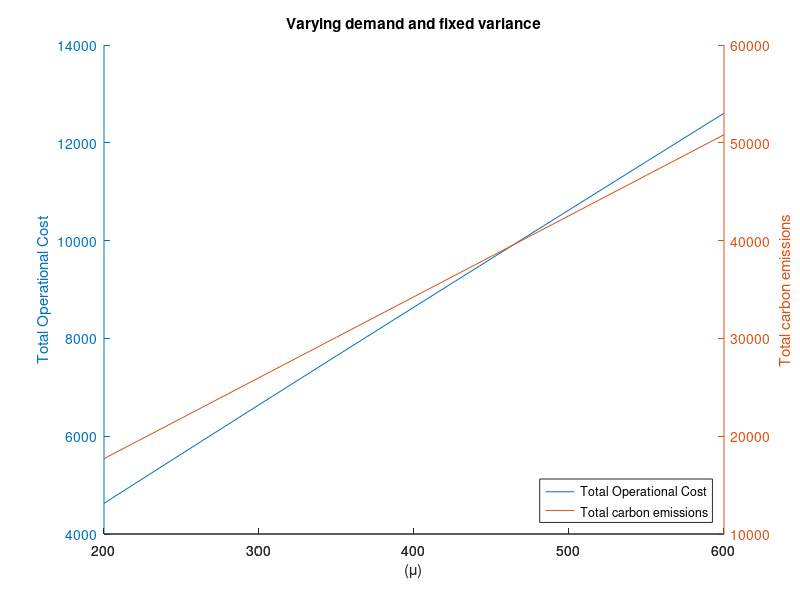
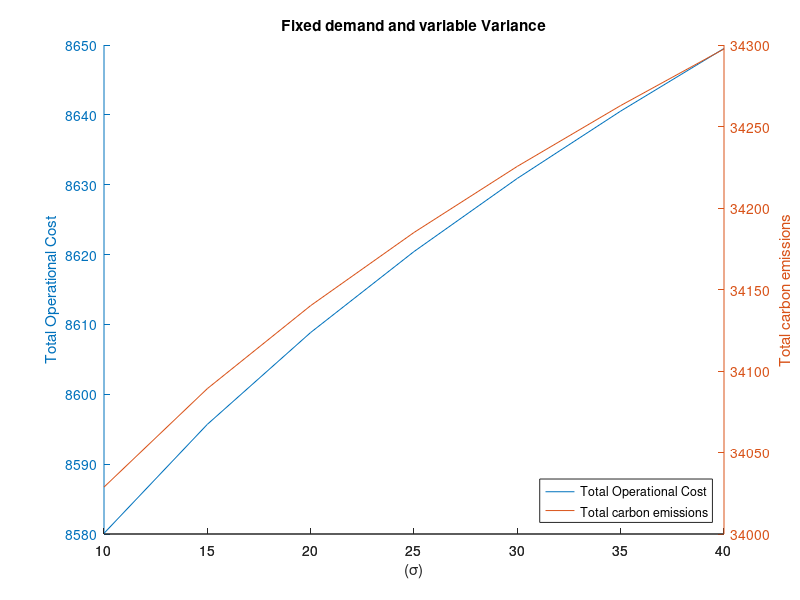
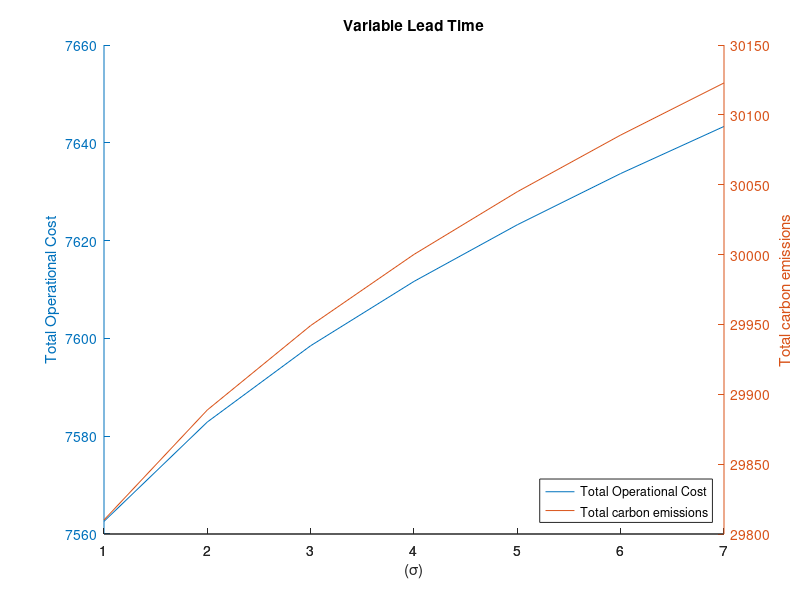
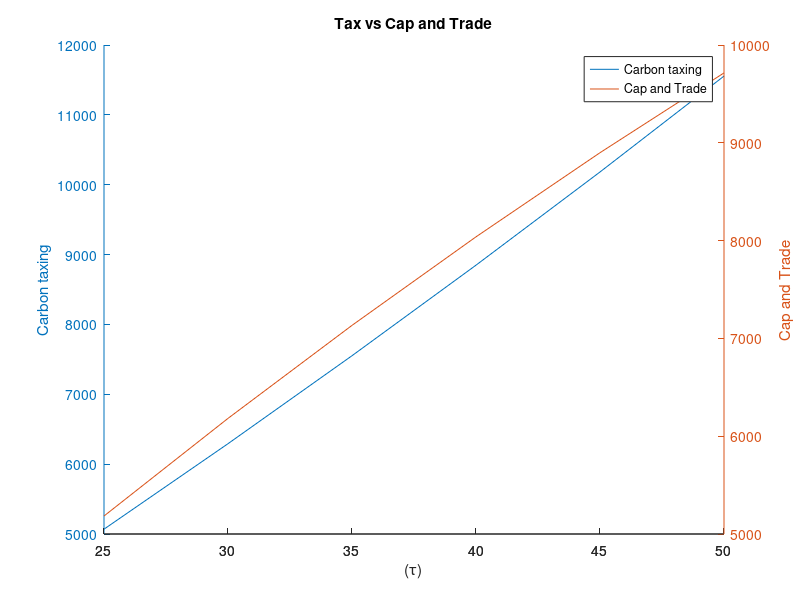

These charts were generated, in order, by the following MATLAB code:

%*************************************************************************

cons = [0,0,0,0,0,0,0,0,0,0,0,0,0,0];



fb=[20,40,50];                                %Fixed cost of the plant
HCbi = [0.3 0.5 0;0 0.4 0.3];                 %Unit Inventory holding cost
OCbi = [25 30 0;0 35 20];                     %Ordering cost
HCcp = [0.3 0 0.4 0;0 0.2 0 0;0 0 0.3 0.5];   %Unit Inventory holding cost
Cbpt = [2,3,4];                               %Cost of regular time production
Ccpbt = [3,6,7.5];                            %Cost of over-time production
TCbai = [0.2 0.1 0;0 0.3 0.3];                %Transportation cost from supplier to plant
TCcbp = [0.1 0 0.3 0;0 0.2 0 0;0 0 0.2 0.1];  %Transportation cost from supplier to plant

Z = 1;                                        %Decision variables
Y = 1;
X = 1;

LT = 7;                                     %Lead time is 1 week
EMF = [30,40,50];                           %Fixed emission due to manufacturing
EMV = [3,4,5];                              %Variable emission due to manufacturing
EOFia = [40 35 0;0 50 45];                  %Fixed emission due to transportation(from supplier to plant)
EOVia = [2.5 3 0;0 4 3.5];                  %Variable emission due to transportation(from supplier to plant)
EOFpb = [20 0 30 0;0 40 0 0;0 0 45 50];     %Fixed emission due to transportation(from plant to warehouse)
EOVpb = [1.5 0 1 0;0 2 0 0;0 0 3 2.5];      %Variable emission due to transportation(from plant to warehouse)
EIpb = [1.5 1.2 0;0 1.3 1.4];               %Emission due to inventory at plants
EIpc = [1.3 0 1.4 0;0 1.2 0 0;0 0 1.3 1.5]; %Emission due to inventory at warehouse


Zalpha=1.95;
%Zbai=[1,1,0;0,1,1];
result_operational_emission=[0,0,0,0,0,0,0,0,0];
result_carbon_emission=[0,0,0,0,0,0,0,0,0];
result_operational_emission1=[0,0,0,0,0,0,0,];
result_carbon_emission1=[0,0,0,0,0,0,0,];


k=1;                                        %Loop variable
sigma = 35;                                 %Constant variance
Dbi=[];                                     %Demand of the plant from supplier
V = [0,0,0];
b = [2,1,2,1]; 
V(1) = sigma*Y*b(1)*b(1);                   %Calculation of variance from constraint 18
V(2) = sigma*Y*(b(2)*b(2)+b(3)*b(3));
V(3) = sigma*Y*b(4)*b(4);

fprintf('TABLE 1\nMean demand changes from 200 to 600 with constant variance of 35\n');
fprintf('Z1\t\t\t\tZ2\n');
%Mean demand changes from 200 to 600 with constant variance of 35
for M=200:50:600
 
    
    Dbi(1) = M*1*b(1);                          %Calculation of demand by plants from supplier using constraint 17
    Dbi(2) = M*1*b(2)+M*1*b(3);
    Dbi(3) = M*1*b(4);

  QRcbpt = M;
  if(QRcbpt>550)
      ORcbpt = 550;
      QOcbpt = M-QRcbpt;
  else
      QOcbpt = 0;
      QRcbpt = M;
  end
  
  d1 = fb(1)*X + sqrt(2*HCbi(1,1)*OCbi(1,1))*sqrt(Dbi(1))+HCbi(1,1)*Zalpha*sqrt(LT)*sqrt(V(1)) + M*HCcp(1,1)+ QRcbpt*Cbpt(1)+QOcbpt*Ccpbt(1)+ TCbai(1,1)*Dbi*Z + TCcbp(1,1)*M*Y;

  d2 = fb(2)*X + sqrt(2*HCbi(1,2)*OCbi(1,2))*sqrt(Dbi(2))+ sqrt(2*HCbi(2,2)*OCbi(2,2))*sqrt(Dbi(2))+HCbi(1,2)*Zalpha*sqrt(LT)*sqrt(V(2)) +HCbi(2,2)*Zalpha*sqrt(LT)*sqrt(V(2))+ M*HCcp(2,2)+ QRcbpt*Cbpt(2)+QOcbpt*Ccpbt(2)+ TCbai(1,2)*Dbi*Z +TCbai(2,2)*Dbi*Z+ TCcbp(2,2)*M*Y ;
 
  d3 = fb(1)*X +fb(3)*X + sqrt(2*HCbi(1,1)*OCbi(1,1))*sqrt(Dbi(1))+sqrt(2*HCbi(2,3)*OCbi(2,3))*sqrt(Dbi(3))+HCbi(1,1)*Zalpha*sqrt(LT)*sqrt(V(1)+V(3)) +HCbi(2,3)*Zalpha*sqrt(LT)*sqrt(V(1)+V(3)) + M*HCcp(1,3)+M*HCcp(3,3)+ QRcbpt*Cbpt(1)+QOcbpt*Ccpbt(1)+QRcbpt*Cbpt(3)+QOcbpt*Ccpbt(3)+ TCbai(1,1)*Dbi*Z + TCbai(2,3)*Dbi*Z+ TCcbp(1,3)*M*Y+ TCcbp(3,3)*M*Y;

  d4 = fb(3)*X + sqrt(2*HCbi(2,3)*OCbi(2,3))*sqrt(Dbi(3))+HCbi(2,3)*Zalpha*sqrt(LT)*sqrt(V(3)) + M*HCcp(3,4)+ QRcbpt*Cbpt(3)+QOcbpt*Ccpbt(3)+ TCbai(2,3)*Dbi*Z + TCcbp(3,4)*M*Y;
 
  y1 = d1+d2+d3+d4; 
  
  
  d1_2 = EMF(1)*X + EMV(1)*(QRcbpt+QOcbpt)+EOFpb(1,1)*Y + EOVpb(1,1)*M+ EOFia(1,1)*Z + EOVia(1,1)*Dbi(1)+EIpc(1,1)*M+EIpb(1,1)*Zalpha*sqrt(LT)*sqrt(V(1));      

  d2_2 = EMF(2)*X + EMV(2)*(QRcbpt+QOcbpt)+EOFpb(2,2)*Y + EOVpb(2,2)*M+ (EOFia(1,2)+EOFia(2,2))*Z + EOVia(1,2)*Dbi(2)+EOVia(2,2)*Dbi(2)+EIpc(2,2)*M + (EIpb(1,2)+EIpb(2,2))*Zalpha*sqrt(LT)*sqrt(V(2));

  d3_2 = EMF(1)*X+EMF(3)*X + (EMV(1)+EMV(3))*(QRcbpt+QOcbpt)+(EOFpb(1,3)+EOFpb(3,3))*Y + (EOVpb(1,3)+EOVpb(3,3))*M+ (EOFia(1,1)+EOFia(2,3))*Z + (EOVia(1,1)+EOVia(2,3))*Dbi(1)+(EOVia(1,1)+EOVia(2,3))*Dbi(3)+EIpc(1,1)*M+ (EIpb(1,1)+EIpb(2,3))*Zalpha*sqrt(LT)*sqrt(V(1)+V(3)); 

  d4_2 = EMF(3)*X + EMV(3)*(QRcbpt+QOcbpt)+EOFpb(3,4)*Y + EOVpb(3,4)*M+ EOFia(2,3)*Z + EOVia(2,3)*Dbi(3)+EIpc(3,4)*M+EIpb(2,3)*Zalpha*sqrt(LT)*sqrt(V(3));   
  
  y2 = d1_2+d2_2+d3_2+d4_2;
  
  result_operational_emission(k) = min(y1);
  result_carbon_emission(k) = min(y2);
  k=k+1;
  fprintf('%.2f\t\t\t%.2f',min(y1),min(y2));
  fprintf('\n');
end

%-----------Plotting of graph--------------------
Mu = [200 250 300 350 400 450 500 550 600];
figure
hold on
%plot3(Mu,result_operational_emission,result_carbon_emission)
[haX,Line1,Line2] = plotyy(Mu,result_operational_emission,Mu,result_carbon_emission);
title('Varying demand and fixed variance');
xlabel('(\mu)');
ylabel(haX(2),'Total carbon emissions')       % right y-axis
ylabel(haX(1),'Total Operational Cost')       % left y-axis 
legend('Total Operational Cost','Total carbon emissions','Location','southeast');
hold off
%------------------------------------------------


l=1;                                          %Loop variable
M=400;                                        %Constant demand
QRcbpt = M;                                   %Initializing quantity in regular time
QOcbpt = 0;                                   %Initializing quantity in over time
Dbi(1) = M*1*b(1);                            %Calculation of demand by plants from supplier using constraint 17
Dbi(2) = M*1*b(2)+M*1*b(3);
Dbi(3) = M*1*b(4);
fprintf('\n\n');
fprintf('TABLE 2\nMean demand is constant at 400 and variance varies from 10 to 40\n');
fprintf('Z1\t\t\t\tZ2\n');
%Mean demand is constant at 400 and variance varies from 10 to 40
for sigma=10:5:40
    
    V = [0,0,0];
    V(1) = sigma*Y*b(1)*b(1);
    V(2) = sigma*Y*(b(2)*b(2)+b(3)*b(3));
    V(3) = sigma*Y*b(4)*b(4);
    
    
    
  d1 = fb(1)*X + sqrt(2*HCbi(1,1)*OCbi(1,1))*sqrt(Dbi(1))+HCbi(1,1)*Zalpha*sqrt(LT)*sqrt(V(1)) + M*HCcp(1,1)+ QRcbpt*Cbpt(1)+QOcbpt*Ccpbt(1)+ TCbai(1,1)*Dbi*Z + TCcbp(1,1)*M*Y;

  d2 = fb(2)*X + sqrt(2*HCbi(1,2)*OCbi(1,2))*sqrt(Dbi(2))+ sqrt(2*HCbi(2,2)*OCbi(2,2))*sqrt(Dbi(2))+HCbi(1,2)*Zalpha*sqrt(LT)*sqrt(V(2)) +HCbi(2,2)*Zalpha*sqrt(LT)*sqrt(V(2))+ M*HCcp(2,2)+ QRcbpt*Cbpt(2)+QOcbpt*Ccpbt(2)+ TCbai(1,2)*Dbi*Z +TCbai(2,2)*Dbi*Z+ TCcbp(2,2)*M*Y ;
 
  d3 = fb(1)*X +fb(3)*X + sqrt(2*HCbi(1,1)*OCbi(1,1))*sqrt(Dbi(1))+sqrt(2*HCbi(2,3)*OCbi(2,3))*sqrt(Dbi(3))+HCbi(1,1)*Zalpha*sqrt(LT)*sqrt(V(1)+V(3)) +HCbi(2,3)*Zalpha*sqrt(LT)*sqrt(V(1)+V(3)) + M*HCcp(1,3)+M*HCcp(3,3)+ QRcbpt*Cbpt(1)+QOcbpt*Ccpbt(1)+QRcbpt*Cbpt(3)+QOcbpt*Ccpbt(3)+ TCbai(1,1)*Dbi*Z + TCbai(2,3)*Dbi*Z+ TCcbp(1,3)*M*Y+ TCcbp(3,3)*M*Y;

  d4 = fb(3)*X + sqrt(2*HCbi(2,3)*OCbi(2,3))*sqrt(Dbi(3))+HCbi(2,3)*Zalpha*sqrt(LT)*sqrt(V(3)) + M*HCcp(3,4)+ QRcbpt*Cbpt(3)+QOcbpt*Ccpbt(3)+ TCbai(2,3)*Dbi*Z + TCcbp(3,4)*M*Y;
 
  y1 = d1+d2+d3+d4;  
  
  
  d1_2 = EMF(1)*X + EMV(1)*(QRcbpt+QOcbpt)+EOFpb(1,1)*Y + EOVpb(1,1)*M+ EOFia(1,1)*Z + EOVia(1,1)*Dbi(1)+EIpc(1,1)*M+EIpb(1,1)*Zalpha*sqrt(LT)*sqrt(V(1));      

  d2_2 = EMF(2)*X + EMV(2)*(QRcbpt+QOcbpt)+EOFpb(2,2)*Y + EOVpb(2,2)*M+ (EOFia(1,2)+EOFia(2,2))*Z + EOVia(1,2)*Dbi(2)+EOVia(2,2)*Dbi(2)+EIpc(2,2)*M + (EIpb(1,2)+EIpb(2,2))*Zalpha*sqrt(LT)*sqrt(V(2));

  d3_2 = EMF(1)*X+EMF(3)*X + (EMV(1)+EMV(3))*(QRcbpt+QOcbpt)+(EOFpb(1,3)+EOFpb(3,3))*Y + (EOVpb(1,3)+EOVpb(3,3))*M+ (EOFia(1,1)+EOFia(2,3))*Z + (EOVia(1,1)+EOVia(2,3))*Dbi(1)+(EOVia(1,1)+EOVia(2,3))*Dbi(3)+EIpc(1,1)*M+ (EIpb(1,1)+EIpb(2,3))*Zalpha*sqrt(LT)*sqrt(V(1)+V(3)); 

  d4_2 = EMF(3)*X + EMV(3)*(QRcbpt+QOcbpt)+EOFpb(3,4)*Y + EOVpb(3,4)*M+ EOFia(2,3)*Z + EOVia(2,3)*Dbi(3)+EIpc(3,4)*M+EIpb(2,3)*Zalpha*sqrt(LT)*sqrt(V(3));   
  
  y2 = d1_2+d2_2+d3_2+d4_2;
  result_operational_emission1(l) = min(y1);
  result_carbon_emission1(l) = min(y2);
  l=l+1;

  fprintf('%.2f\t\t\t%.2f',min(y1),min(y2));
  fprintf('\n');
  
end

%-----------Plotting of graph--------------------
sigma = [10,15,20,25,30,35,40];
figure
hold on
[haX,Line1,Line2] = plotyy(sigma,result_operational_emission1,sigma,result_carbon_emission1);
title('Fixed demand and variable Variance');
xlabel('(\sigma)');
ylabel(haX(1),'Total Operational Cost')       % left y-axis 
ylabel(haX(2),'Total carbon emissions')       % right y-axis
legend('Total Operational Cost','Total carbon emissions','Location','southeast');
hold off
%------------------------------------------------

%---------------------------Varying Lead time------------------------------
result_operational_emission2=[];
result_carbon_emission2 = [];

m=1;
M=350;                                        %Constant demand
QRcbpt = M;                                   %Initializing quantity in regular time
QOcbpt = 0;                                   %Initializing quantity in over time
Dbi(1) = M*1*b(1);                            %Calculation of demand by plants from supplier using constraint 17
Dbi(2) = M*1*b(2)+M*1*b(3);
Dbi(3) = M*1*b(4);
sigma = 35;
V(1) = sigma*Y*b(1)*b(1);                   %Calculation of variance from constraint 18
V(2) = sigma*Y*(b(2)*b(2)+b(3)*b(3));
V(3) = sigma*Y*b(4)*b(4);

fprintf('\n\nTABLE 3\nLead Time is varying\n');
fprintf('Z1\t\t\t\tZ2\n');
for LT=1:7
    
  d1 = fb(1)*X + sqrt(2*HCbi(1,1)*OCbi(1,1))*sqrt(Dbi(1))+HCbi(1,1)*Zalpha*sqrt(LT)*sqrt(V(1)) + M*HCcp(1,1)+ QRcbpt*Cbpt(1)+QOcbpt*Ccpbt(1)+ TCbai(1,1)*Dbi*Z + TCcbp(1,1)*M*Y;

  d2 = fb(2)*X + sqrt(2*HCbi(1,2)*OCbi(1,2))*sqrt(Dbi(2))+ sqrt(2*HCbi(2,2)*OCbi(2,2))*sqrt(Dbi(2))+HCbi(1,2)*Zalpha*sqrt(LT)*sqrt(V(2)) +HCbi(2,2)*Zalpha*sqrt(LT)*sqrt(V(2))+ M*HCcp(2,2)+ QRcbpt*Cbpt(2)+QOcbpt*Ccpbt(2)+ TCbai(1,2)*Dbi*Z +TCbai(2,2)*Dbi*Z+ TCcbp(2,2)*M*Y ;
 
  d3 = fb(1)*X +fb(3)*X + sqrt(2*HCbi(1,1)*OCbi(1,1))*sqrt(Dbi(1))+sqrt(2*HCbi(2,3)*OCbi(2,3))*sqrt(Dbi(3))+HCbi(1,1)*Zalpha*sqrt(LT)*sqrt(V(1)+V(3)) +HCbi(2,3)*Zalpha*sqrt(LT)*sqrt(V(1)+V(3)) + M*HCcp(1,3)+M*HCcp(3,3)+ QRcbpt*Cbpt(1)+QOcbpt*Ccpbt(1)+QRcbpt*Cbpt(3)+QOcbpt*Ccpbt(3)+ TCbai(1,1)*Dbi*Z + TCbai(2,3)*Dbi*Z+ TCcbp(1,3)*M*Y+ TCcbp(3,3)*M*Y;

  d4 = fb(3)*X + sqrt(2*HCbi(2,3)*OCbi(2,3))*sqrt(Dbi(3))+HCbi(2,3)*Zalpha*sqrt(LT)*sqrt(V(3)) + M*HCcp(3,4)+ QRcbpt*Cbpt(3)+QOcbpt*Ccpbt(3)+ TCbai(2,3)*Dbi*Z + TCcbp(3,4)*M*Y;
 
  y1 = d1+d2+d3+d4;  
  
  
  d1_2 = EMF(1)*X + EMV(1)*(QRcbpt+QOcbpt)+EOFpb(1,1)*Y + EOVpb(1,1)*M+ EOFia(1,1)*Z + EOVia(1,1)*Dbi(1)+EIpc(1,1)*M+EIpb(1,1)*Zalpha*sqrt(LT)*sqrt(V(1));      

  d2_2 = EMF(2)*X + EMV(2)*(QRcbpt+QOcbpt)+EOFpb(2,2)*Y + EOVpb(2,2)*M+ (EOFia(1,2)+EOFia(2,2))*Z + EOVia(1,2)*Dbi(2)+EOVia(2,2)*Dbi(2)+EIpc(2,2)*M + (EIpb(1,2)+EIpb(2,2))*Zalpha*sqrt(LT)*sqrt(V(2));

  d3_2 = EMF(1)*X+EMF(3)*X + (EMV(1)+EMV(3))*(QRcbpt+QOcbpt)+(EOFpb(1,3)+EOFpb(3,3))*Y + (EOVpb(1,3)+EOVpb(3,3))*M+ (EOFia(1,1)+EOFia(2,3))*Z + (EOVia(1,1)+EOVia(2,3))*Dbi(1)+(EOVia(1,1)+EOVia(2,3))*Dbi(3)+EIpc(1,1)*M+ (EIpb(1,1)+EIpb(2,3))*Zalpha*sqrt(LT)*sqrt(V(1)+V(3)); 

  d4_2 = EMF(3)*X + EMV(3)*(QRcbpt+QOcbpt)+EOFpb(3,4)*Y + EOVpb(3,4)*M+ EOFia(2,3)*Z + EOVia(2,3)*Dbi(3)+EIpc(3,4)*M+EIpb(2,3)*Zalpha*sqrt(LT)*sqrt(V(3));   
  
  y2 = d1_2+d2_2+d3_2+d4_2;
  result_operational_emission2(m) = min(y1);
  result_carbon_emission2(m) = min(y2);
  m=m+1;

  fprintf('%.2f\t\t\t%.2f',min(y1),min(y2));
  fprintf('\n');
  
end
%-----------Plotting of graph--------------------
LT = [1,2,3,4,5,6,7];
figure
hold on
[haX,Line1,Line2] = plotyy(LT,result_operational_emission2,LT,result_carbon_emission2);
title('Variable Lead Time');
xlabel('(\sigma)');
ylabel(haX(1),'Total Operational Cost')       % left y-axis 
ylabel(haX(2),'Total carbon emissions')       % right y-axis
legend('Total Operational Cost','Total carbon emissions','Location','southeast');
hold off
%------------------------------------------------

%For finding graph for total cost vs cap and trade (for varying tau)
Ccap = 40000;
tax = [25,30,35,40,45,50];
total_cost = [0,0,0,0,0,0];
cap_trade = [0,0,0,0,0,0];
fprintf('\n\nTABLE 4\nFinding total tax vs cap and trade\n');
fprintf('Total Tax\t\t\t\tCap and Trade\n');
for i=1:6
    total_cost(i) = result_operational_emission(i)+tax(i)*(result_carbon_emission(i)/1000);
    if(result_carbon_emission(i)>Ccap)
        cap_trade(i) = result_operational_emission(i)+((result_carbon_emission(i)-Ccap)/1000)*tax(i);
    else
        cap_trade(i) = result_operational_emission(i)+((Ccap - result_carbon_emission(i))/1000)*tax(i);
    end
    
   fprintf('%.2f\t\t\t%.2f',total_cost(i),cap_trade(i));
   fprintf('\n');
end


figure
hold on
[haX,Line1,Line2] = plotyy(tax,total_cost,tax,cap_trade);
title('Tax vs Cap and Trade');
xlabel('(\tau)');
ylabel(haX(1),'Carbon taxing')          % left y-axis 
ylabel(haX(2),'Cap and Trade')       % right y-axis
legend('Carbon taxing','Cap and Trade','Location','northeast');
hold off

%For finding graph for strict capping vs Cap and trade (for varying carbon cap)
fine_cap = [0,0,0,0,0,0,0];
Ccap = [30000,32500,35000,37500,40000,42500,45000]; 
fprintf('\n\nTABLE 5\nFinding Strict capping vs Cap and Trade\n');
fprintf('Total Tax\t\t\t\tCap and Trade\n');
for i=1:7 
    if(result_carbon_emission(i)>Ccap(i))
      fine_cap(i) = result_operational_emission(i);
    else 
      fine_cap(i) = result_operational_emission(i); 
    end
    if(result_carbon_emission(i)>Ccap(i))
        cap_trade(i) = result_operational_emission(i)+((result_carbon_emission(i)-Ccap(i))/1000)*35;
    else
        cap_trade(i) = result_operational_emission(i)+((Ccap(i) - result_carbon_emission(i))/1000)*35;
    end
   fprintf('%.2f\t\t\t%.2f',fine_cap(i),cap_trade(i));
   fprintf('\n');
end

figure
hold on
[haX,Line1,Line2] = plotyy(Ccap,fine_cap,Ccap,cap_trade);
title('Strict Cap Vs Cap and Trade');
xlabel('Carbon capping');
ylabel(haX(1),'Strict Capping')       % left y-axis 
ylabel(haX(2),'Cap and Trade')        % right y-axis
legend('Strict Capping','Cap and Trade','Location','northeast');
hold off
